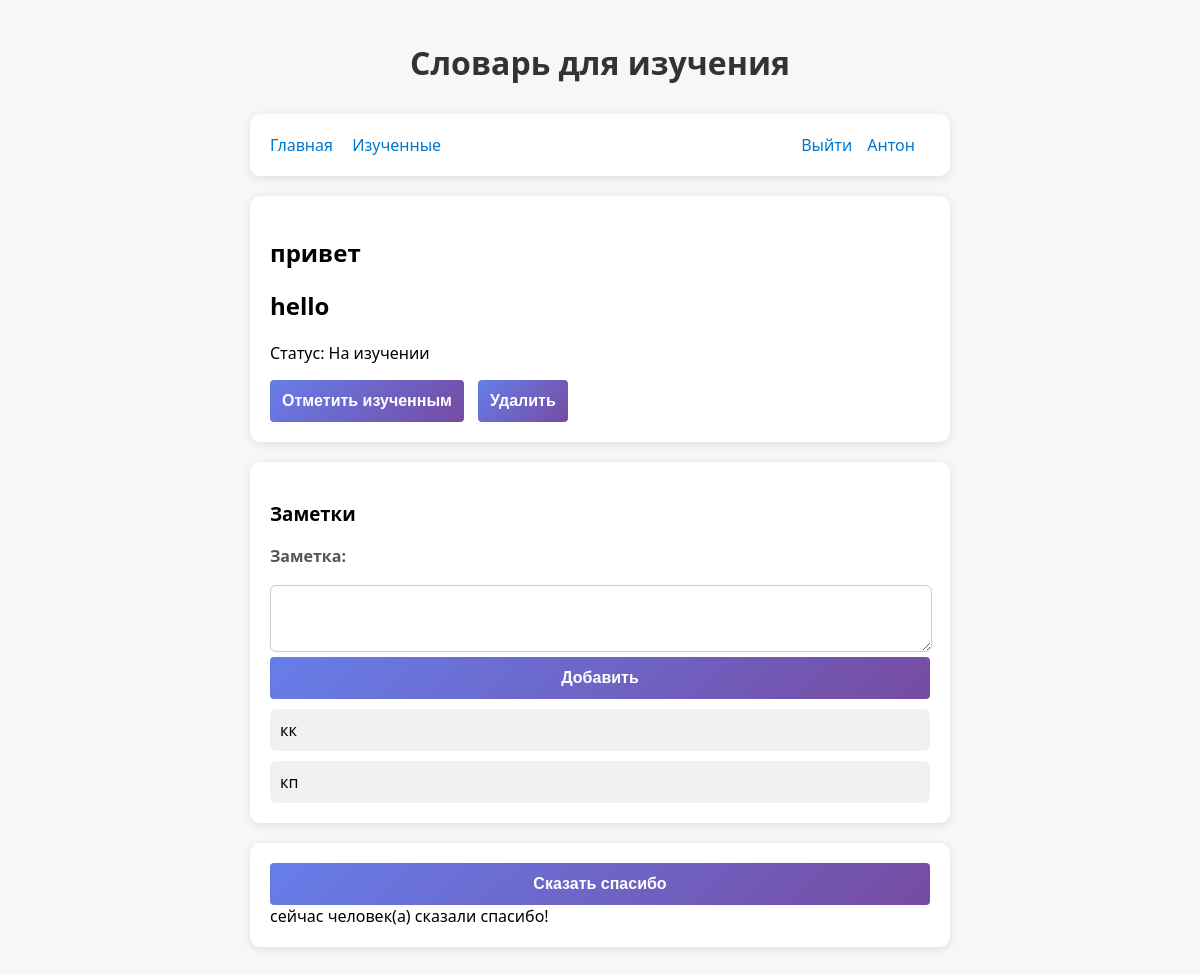
/words/9 (signed in), run on the app's committed database.
### users/models.py (models this page shows, shortened)
class Profile(models.Model):
    user = models.OneToOneField(User, on_delete=models.CASCADE, related_name='profile')
    first_name = models.CharField(
        max_length=30,
        verbose_name='Имя',
        blank=True
        )
    last_name = models.CharField(
        max_length=30,
        verbose_name='Фамилия',
        blank=True
        )
    class Meta:
        verbose_name = 'Профиль пользователя'
        verbose_name_plural = 'Профили пользователей'

### core/models.py (models this page shows, shortened)
class Words(models.Model):
    slovo = models.CharField(max_length=200, verbose_name='Слово')
    perevod = models.CharField(max_length=200, verbose_name='Перевод')
    is_active = models.BooleanField(default=False, verbose_name='Изучено')
    profile = models.ForeignKey(Profile, on_delete=models.CASCADE, verbose_name='профиль пользователя')
    class Meta:
        verbose_name = 'Слово'
        verbose_name_plural = 'Слова'
        unique_together = (( 'slovo', 'perevod'), )

class Note(models.Model):
    note = models.TextField(verbose_name='Заметка')
    word = models.ForeignKey(
        Words,
        on_delete=models.CASCADE,
        null=True,
        blank=False,
        related_name='zametki',
        verbose_name='Пара слов'
    )
    class Meta:
        verbose_name = 'Заметка'
        verbose_name_plural = 'Заметки'

### core/views.py (the view)
# urls.py: path('words/<int:word_id>',  show_word, name='show_word'),
def show_word(request, word_id):
    word = Words.objects.get(id=word_id)
    notes = word.zametki.all()
    if request.method == 'POST':
        formNote = AddNote(request.POST)
        if formNote.is_valid():
            note = formNote.save(commit=False)
            note.word = word
            note.save()
            return redirect('show_word', word_id)
    else:
        formNote = AddNote()
    context = {
        'word': word,
        'notes': notes,
        'formNote': formNote,
    }
    return render(request, 'word/word.html', context)

### core/forms.py
class AddNote(forms.ModelForm):
    class Meta:
        model = Note
        fields = ['note']
        widgets = {
            'note': forms.Textarea(attrs={'rows': 3, 'class': 'form-control'}),
        }

### templates/word/word.html (shortened to what this page needs)
{% extends 'base.html' %}
{% block content %}
<div class="card">
    <h2 id="wordTitle">{{ word.slovo }}</h2>
    <h2 id="translation">{{ word.perevod }}</h2>
    <p>Статус: {% if word.is_active == 0 %}На изучении{% else %}Изучено{% endif %}</p>
    <div class="button-form">
        <form id="learn" method="post" action="{% url 'learn_word' word.id %}">
            <button>Отметить {% if word.is_active == 1 %} на изучение{% else %}изученным{% endif %}</button>
        </form>
    </div>
    <div class="button-form">
        <form id="delete" method="post" action="{% url 'delete_word' word.id %}">
            <button>Удалить</button>
        </form>
    </div>
</div>
<div class="card">
    <h3>Заметки</h3>
    <form id="noteForm" method="POST">
        {{ formNote.as_div }}
        <div class="form-block">
            <button>Добавить</button>
        </div>
    </form>
    <div id="notes">
        {% for note in notes %}
        <div class="note">{{ note.note }}</div>
        {% empty %}
        <p>Заметок нет</p>
        {% endfor %}
    </div>
</div>
{% endblock %}

### templates/base.html (shortened to what this page needs)
{% load static %}
<!DOCTYPE html>
<html lang="ru">
<head>
    <link rel="stylesheet" href="{% static 'css/style.css' %}">
</head>
<body>
    <div class="container">
        <h1>Словарь для изучения</h1>
        <div class="card menu">
            <a href="/">Главная</a>
            <a href="/?status=1" {% if status == '1' %}class = "active"{% endif %}>Изученные</a>
            {% if request.user.is_authenticated %}
            <a class="right">{{ request.user.profile.first_name }}</a>
            <a class="right" href="{% url 'logout' %}">Выйти</a>
            {% else %}
            <a class="right" href="{% url 'login' %}">Войти</a>
            {% endif %}
        </div>
        {% block content %}
        {% endblock %}
        <div class="card">
            <button id="thx">Сказать спасибо</button>
            сейчас  человек(а) сказали спасибо!
        </div>
    </div>
</body>
</html>

### css/style.css (style rules this page uses)
body { font-family: "Segoe UI", sans-serif; background: #f6f7f9; margin: 0; padding: 20px; display: flex; justify-content: center; }
.container { width: 700px; }
h1 { text-align: center; margin-bottom: 20px; }
.card { background: white; padding: 20px; border-radius: 10px; box-shadow: 0 2px 8px rgba(0, 0, 0, 0.1); margin-bottom: 20px; }
.menu a { margin-right: 15px; text-decoration: none; color: #0077cc; font-weight: 500; }
button { padding: 10px 15px; border: none; background: #0077cc; color: white; border-radius: 6px; cursor: pointer; }
textarea { width: 97%; padding: 10px; border-radius: 6px; border: 1px solid #ccc; margin-top: 10px; }
.note { background: #f1f1f1; padding: 10px; border-radius: 6px; margin-top: 10px; }
.button-form { display: inline-block; margin-right: 10px; }
h1 { text-align: center; margin-bottom: 30px; color: #333; }
label { display: block; margin-bottom: 8px; color: #555; font-weight: bold; }
button { width: 100%; padding: 12px; background: linear-gradient(135deg, #667eea 0%, #764ba2 100%); color: white; border: none; border-radius: 4px; font-size: 16px; font-weight: bold; cursor: pointer; transition: transform 0.2s; }
.right { float: right; }

### data on the page
Words: slovo "привет", perevod "hello"
Note: note "кк"
Note: note "кп"

### other printed values
{{ request.user.profile.first_name }} "Антон"
